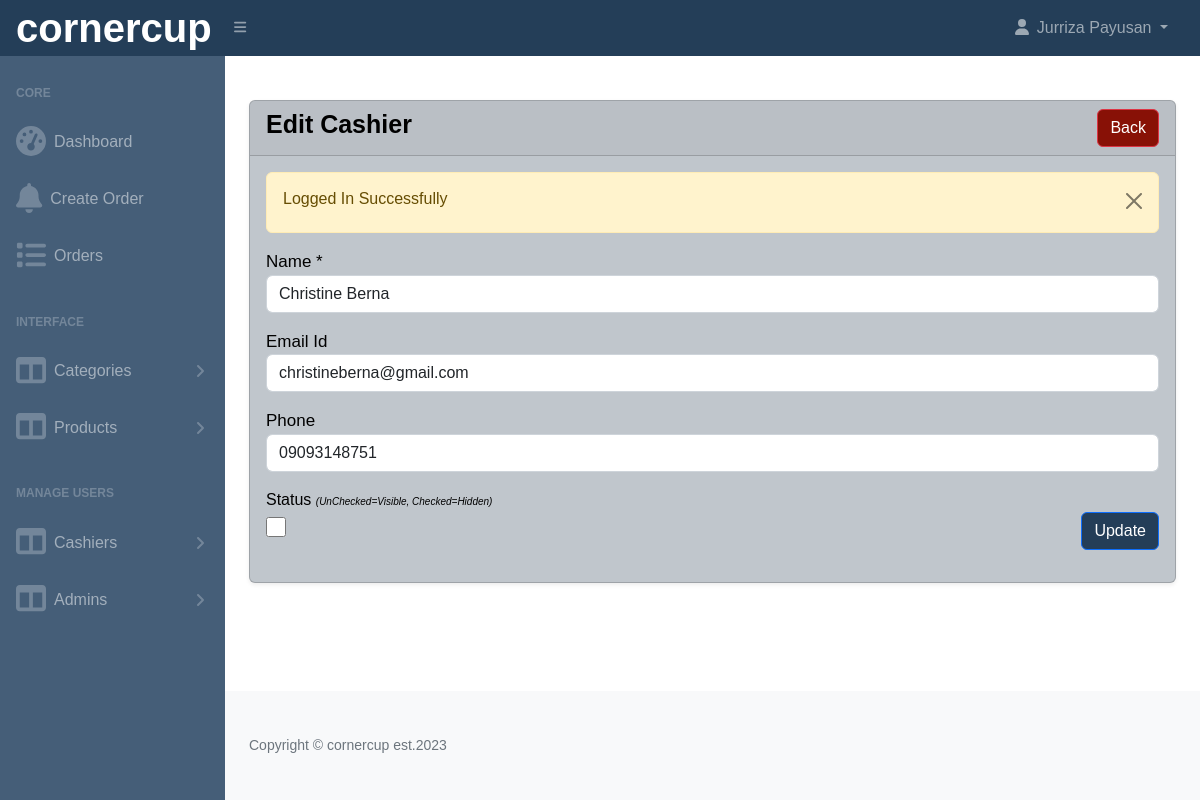
Page /cornercup_pos/admin/cashiers-edit.php?id=5 (signed in) on the committed database.
### tables this page shows
CREATE TABLE `cashiers` (
  `id` int(11) NOT NULL,
  `cname` varchar(255) NOT NULL,
  `email` varchar(255) DEFAULT NULL,
  `phone` varchar(255) DEFAULT NULL,
  `status` tinyint(1) NOT NULL DEFAULT 0 COMMENT '0=visible,1=hidden',
  `created_at` date NOT NULL DEFAULT current_timestamp()
);

### cornercup_pos/admin/cashiers-edit.php (the view, shortened to what this page needs)
<?php include('includes/header.php'); ?>
<div class="container-fluid px-4">
    <div class="card mt-4 shadow-sm">
        <div class="card-header">
            <h4 class="mb-0"style="font-size: 25px; font-family: 'League Spartan', sans-serif;font-weight: bold;">Edit Cashier
                <a href="cashiers.php" class="btn btn-danger float-end" style="background-color: #881106;">Back</a>
            </h4>
        </div>
        <div class="card-body">
            <form action="code.php" method="POST">
                <?php
                    $paramValue = checkParamId('id');
                    $cashier = getById('cashiers', $paramValue);
                    if($cashier['status'] == 200)
                    {
                        ?>
                        <div class="row">
                            <div class="col-md-12 mb-3">
                                <label for="" style="font-size: 17px; font-family: 'League Spartan', sans-serif;">Name *</label>
                                <input type="text" name="cname" required value="<?= $cashier['data']['cname']; ?>" class="form-control" />
                            </div>
                            <div class="col-md-12 mb-3">
                                <label for="" style="font-size: 17px; font-family: 'League Spartan', sans-serif;">Email Id</label>
                                <input type="email" name="email" value="<?= $cashier['data']['email']; ?>"  class="form-control" />
                            </div>
                            <div class="col-md-12 mb-3">
                                <label for="" style="font-size: 17px; font-family: 'League Spartan', sans-serif;">Phone</label>
                                <input type="number" name="phone" value="<?= $cashier['data']['phone']; ?>" class="form-control" />
                            </div>
                            <div class="col-md-6">
                                <label>Status </label>
                                <span style="font-size: 10px;  font-style: italic;">(UnChecked=Visible, Checked=Hidden)</span>
                                <br/>
                                <input type="checkbox" name="status" value="<?= $cashier['data']['status'] == true ? 'checked':'' ; ?>" style="width: 20px;height: 30px"; >
                            </div>
                            <div class="col-md-6 mb-3 text-end">
                                <br/>
                                <button type="submit" name="updateCashier" class="btn btn-primary"style="background-color: #243E58;">Update</button>
                            </div>
                        </div>
                        <?php
                    }
                    else{
                        echo '<h5>'.$cashier['message'].'</h5>';
                        return false;
                    }
                ?>
            </form>
        </div>
    </div>
</div>
<?php include('includes/footer.php'); ?>

### cornercup_pos/admin/cashiers-edit.php (style rules this page uses)
body { font-family: 'League Spartan', sans-serif; background-color: #FFFFFF; color: #000000; }
.container-fluid { padding: 20px; }
.card { background-color: #c0c6cc; color: #000000; margin-bottom: 20px; }

### rows in the picture
cashiers: cname "Christine Berna", email "christineberna@gmail.com", phone "09093148751"

### other values in the picture
$_SESSION['loggedInUser']['name'] "Jurriza Payusan"
$_SESSION['status'] "Logged In Successfully"
